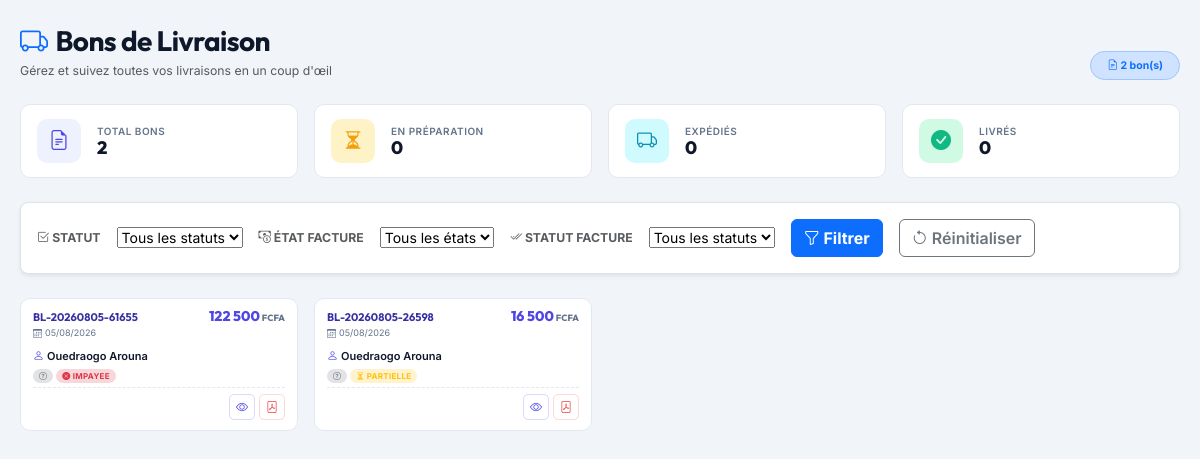
The app's page /views/facture/bon_livraison.php with its own data.
### tables this page shows
CREATE TABLE IF NOT EXISTS `bon_livraison` (
  `code_bon` varchar(100) NOT NULL,
  `date_livraison` date NOT NULL,
  `facture_id` varchar(100) NOT NULL,
  `adresse_livraison` varchar(255) DEFAULT NULL,
  `transporteur` varchar(100) DEFAULT NULL,
  `statut` enum('En préparation','Expédié','Livré','Annulé') DEFAULT 'En préparation',
  `commentaire` text,
  PRIMARY KEY (`code_bon`)
);

CREATE TABLE IF NOT EXISTS `facture` (
  `numero_facture` varchar(100) NOT NULL,
  `titre_facture` varchar(300) NOT NULL,
  `type_facture` varchar(100) NOT NULL,
  `categorie_facture` enum('Facture','Bon','Devis','AvoirClient','AvoirFournisseur') NOT NULL DEFAULT 'Bon',
  `date_facture` date NOT NULL,
  `montant_ht` decimal(10,2) NOT NULL,
  `taxe` decimal(10,2) NOT NULL,
  `remise` decimal(10,2) NOT NULL,
  `montant_ttc` decimal(10,2) NOT NULL,
  `avance` decimal(10,2) NOT NULL,
  `reste` decimal(10,2) NOT NULL,
  `contact_id` varchar(100) NOT NULL,
  `utilisateur_id` varchar(100) NOT NULL,
  `etat_facture` enum('Impayee','Partielle','Payee cash','Payee') NOT NULL DEFAULT 'Impayee',
  `statut_facture` enum('En attente','Validee','Annule') NOT NULL DEFAULT 'En attente',
  `reference_id` varchar(100) DEFAULT NULL COMMENT 'Devis d''origine si ce Bon vient d''un devis transformé, ou Facture d''origine si c''est un Avoir',
  PRIMARY KEY (`numero_facture`)
);

CREATE TABLE IF NOT EXISTS `contact` (
  `code_contact` varchar(100) NOT NULL,
  `nom_prenom_contact` varchar(300) NOT NULL,
  `telephone_contact` varchar(100) NOT NULL,
  `email_contact` varchar(100) NOT NULL,
  `type_contact` varchar(100) NOT NULL,
  `statut_contact` varchar(100) NOT NULL,
  `solde_contact` decimal(10,2) DEFAULT '0.00',
  `solde_maximum` decimal(10,2) DEFAULT '0.00',
  `adresse_contact` varchar(100) DEFAULT NULL,
  `etat_contact` enum('Actif','Inactif') NOT NULL DEFAULT 'Actif',
  PRIMARY KEY (`code_contact`)
);

### views/facture/bon_livraison.php (the view, shortened to what this page needs)
<?php
require 'databases/database.php';
function getStatutBadge($statut) {
    return match($statut) {
        'En préparation' => ['warning', 'hourglass-split'],
        'Expédié' => ['primary', 'truck'],
        'Livré' => ['success', 'check-circle-fill'],
        default => ['secondary', 'question-circle']
    };
}
function getEtatFactureBadge($etat) {
    $etatLower = strtolower($etat);
    if ($etatLower === 'partielle') return ['warning', 'hourglass-split'];
    if ($etatLower === 'impayee') return ['danger', 'x-circle-fill'];
    return ['secondary', 'question-circle'];
}
$bons = $pdo->query("SELECT bl.*, f.montant_ttc, f.etat_facture, f.statut_facture, c.nom_prenom_contact
    FROM bon_livraison bl
    LEFT JOIN facture f ON f.numero_facture = bl.facture_id
    LEFT JOIN contact c ON c.code_contact = f.contact_id
    ORDER BY bl.date_livraison DESC")->fetchAll(PDO::FETCH_ASSOC);
$totalBons = count($bons);
$enPreparation = count(array_filter($bons, fn($b) => $b['statut'] === 'En préparation'));
$expedies = count(array_filter($bons, fn($b) => $b['statut'] === 'Expédié'));
$livres = count(array_filter($bons, fn($b) => $b['statut'] === 'Livré'));
?>
<!DOCTYPE html>
<html lang="fr">
<head>
    <link href="https://cdn.jsdelivr.net/npm/bootstrap@5.3.2/dist/css/bootstrap.min.css" rel="stylesheet">
    <link href="https://cdn.jsdelivr.net/npm/bootstrap-icons@1.11.3/font/bootstrap-icons.css" rel="stylesheet">
    <link rel="stylesheet" href="https://cdn.jsdelivr.net/npm/bootstrap-select@1.14.0-beta3/dist/css/bootstrap-select.min.css">
</head>
<body>
<div class="W">
    <div class="d-flex flex-wrap justify-content-between align-items-end mb-4 gap-2">
        <div>
            <h1 class="h3 fw-bold mb-1"><i class="bi bi-truck text-primary me-2"></i>Bons de Livraison</h1>
            <p class="text-muted small mb-0">Gérez et suivez toutes vos livraisons en un coup d'œil</p>
        </div>
        <span class="badge rounded-pill bg-primary-subtle text-primary border border-primary-subtle px-3 py-2">
            <i class="bi bi-file-earmark-text"></i> <?= $totalBons ?> bon(s)
        </span>
    </div>
    <div class="row g-3 mb-4">
        <?php
        $stats = [
            ['primary', 'file-earmark-text', 'Total bons', $totalBons, ''],
            ['warning', 'hourglass-split', 'En préparation', $enPreparation, ''],
            ['info', 'truck', 'Expédiés', $expedies, ''],
            ['success', 'check-circle-fill', 'Livrés', $livres, ''],
        ];
        $colorMap = [
            'primary' => ['var(--color-primary-soft)', 'var(--color-primary)'],
            'success' => ['var(--color-success-soft)', 'var(--color-success)'],
            'warning' => ['var(--color-warning-soft)', 'var(--color-warning)'],
            'danger' => ['var(--color-danger-soft)', 'var(--color-danger)'],
            'info' => ['var(--color-info-soft)', 'var(--color-info)'],
            'purple' => ['var(--color-purple-soft)', 'var(--color-purple)'],
        ];
        foreach ($stats as $s):
            $bg = $colorMap[$s[0]][0];
            $fg = $colorMap[$s[0]][1];
        ?>
        <div class="col-6 col-md-4 col-xl-3">
            <div class="stat-card d-flex align-items-center gap-3 h-100">
                <div class="stat-icon" style="background: <?= $bg ?>; color: <?= $fg ?>;">
                    <i class="bi bi-<?= $s[1] ?>"></i>
                </div>
                <div class="flex-grow-1 overflow-hidden">
                    <div class="stat-label"><?= $s[2] ?></div>
                    <div class="stat-value text-truncate"><?= $s[3] ?><?php if ($s[4]): ?><small class="text-muted ms-1" style="font-size:11px;"><?= $s[4] ?></small><?php endif; ?></div>
                </div>
            </div>
        </div>
        <?php endforeach; ?>
    </div>
    <div class="bg-white border rounded-3 p-3 mb-4 shadow-sm">
        <form id="searchForm" onsubmit="return false;">
            <div class="d-flex flex-wrap align-items-center gap-3">
                <label for="statutFilter" class="text-uppercase small fw-bold text-muted mb-0"><i class="bi bi-check2-square"></i> Statut</label>
                <select id="statutFilter" class="selectpicker">
                    <option value="">Tous les statuts</option>
                </select>
                <label for="etatFactureFilter" class="text-uppercase small fw-bold text-muted mb-0"><i class="bi bi-cash-coin"></i> État facture</label>
                <select id="etatFactureFilter" class="selectpicker">
                    <option value="">Tous les états</option>
                </select>
                <label for="statutFactureFilter" class="text-uppercase small fw-bold text-muted mb-0"><i class="bi bi-check2-all"></i> Statut facture</label>
                <select id="statutFactureFilter" class="selectpicker">
                    <option value="">Tous les statuts</option>
                </select>
                <button type="button" class="btn btn-primary fw-bold" id="filterBtn"><i class="bi bi-funnel"></i> Filtrer</button>
                <button type="button" class="btn btn-outline-secondary fw-semibold" id="resetBtn"><i class="bi bi-arrow-counterclockwise"></i> Réinitialiser</button>
            </div>
        </form>
    </div>
    <div class="row g-3" id="bonsGrid">
        <?php if (empty($bons)): ?>
        <div class="col-12">
            <div class="bg-white border border-dashed rounded-3 p-5 text-center text-muted">
                <i class="bi bi-inbox d-block mb-2" style="font-size:56px;opacity:.2;"></i>
                <h5 class="text-dark">Aucun bon de livraison</h5>
                <p class="small mb-0">Les bons de livraison apparaîtront ici dès leur création.</p>
            </div>
        </div>
        <?php else: foreach($bons as $bon):
            $statutBadge = getStatutBadge($bon['statut']);
            $isLivre = ($bon['statut'] === 'Livré');
            $etatFactureBadge = getEtatFactureBadge($bon['etat_facture'] ?? 'Impayee');
        ?>
        <div class="col-12 col-md-6 col-lg-4 col-xl-3 bon-item"
             data-statut="<?= htmlspecialchars($bon['statut']) ?>"
             data-etat-facture="<?= htmlspecialchars($bon['etat_facture'] ?? '') ?>"
             data-statut-facture="<?= htmlspecialchars($bon['statut_facture'] ?? '') ?>"
             data-id="<?= htmlspecialchars($bon['code_bon']) ?>">
            <div class="bon-card <?= $isLivre ? 'livre' : '' ?>">
                <div class="bc-top">
                    <div>
                        <div class="bc-number"><?= htmlspecialchars($bon['code_bon']) ?></div>
                        <div class="bc-date"><i class="bi bi-calendar3"></i> <?= date('d/m/Y', strtotime($bon['date_livraison'])) ?></div>
                    </div>
                    <?php if (!empty($bon['montant_ttc'])): ?>
                    <div class="fc-amount" style="font-size:14px;font-weight:800;color:var(--color-primary);font-family:'Outfit',sans-serif;line-height:1;">
                        <?= number_format($bon['montant_ttc'], 0, ',', ' ') ?><small style="font-size:9px;color:var(--text-tertiary);margin-left:2px;">FCFA</small>
                    </div>
                    <?php endif; ?>
                </div>
                <div class="bc-middle">
                    <div class="bc-client">
                        <i class="bi bi-person"></i>
                        <span><?= htmlspecialchars($bon['nom_prenom_contact'] ?? 'N/C') ?></span>
                    </div>
                    <div class="bc-badges">
                        <span class="badge-pill bg-<?= $statutBadge[0] ?>-subtle text-<?= $statutBadge[0] ?>">
                            <i class="bi bi-<?= $statutBadge[1] ?>" style="font-size:8px;"></i> <?= htmlspecialchars($bon['statut']) ?>
                        </span>
                        <?php if (!empty($bon['etat_facture'])): ?>
                        <span class="badge-pill bg-<?= $etatFactureBadge[0] ?>-subtle text-<?= $etatFactureBadge[0] ?>">
                            <i class="bi bi-<?= $etatFactureBadge[1] ?>" style="font-size:8px;"></i> <?= $bon['etat_facture'] ?>
                        </span>
                        <?php endif; ?>
                    </div>
                </div>
                <div class="bc-bottom">
                    <button class="icon-btn view voir-bon" data-id="<?= $bon['code_bon'] ?>" data-tooltip="Voir détails" title="Voir détails"><i class="bi bi-eye"></i></button>
                    <button class="icon-btn pdf pdf-bon" data-id="<?= $bon['code_bon'] ?>" data-tooltip="PDF" title="PDF"><i class="bi bi-file-pdf"></i></button>
                </div>
            </div>
        </div>
        <?php endforeach; endif; ?>
    </div>
</div>
<div class="position-fixed top-0 end-0 p-3" style="z-index:2000;">
</div>
</body>
</html>

### views/facture/bon_livraison.php (style rules this page uses)
:root { --color-primary: #4f46e5; --color-primary-dark: #3730a3; --color-primary-soft: #eef2ff; --color-success: #10b981; --color-success-soft: #d1fae5; --color-warning: #f59e0b; --color-warning-soft: #fef3c7; --color-danger: #ef4444; --color-danger-soft: #fee2e2; --color-info: #0891b2; --color-info-soft: #cffafe; --color-purple: #8b5cf6; --color-purple-soft: #ede9fe; --color-gray-50: #f8fafc; --color-gray-100: #f1f5f9; --color-gray-200: #e2e8f0; --color-gray-300: #cbd5e1; --color-gray-400: #94a3b8; --color-gray-500: #64748b; --color-gray-600: #475569; --color-gray-700: #334155; --color-gray-800: #1e293b; --color-gray-900: #0f172a; --bg-body: #f1f5f9; --bg-surface: #ffffff; --border-color: #e2e8f0; --text-primary: #0f172a; --text-secondary: #334155; --text-tertiary: #64748b; --shadow-sm: 0 1px 3px rgba(0, 0, 0, 0.06); --shadow-md: 0 4px 12px rgba(0, 0, 0, 0.06); --shadow-lg: 0 12px 40px rgba(0, 0, 0, 0.08); --radius-sm: 10px; --radius-md: 14px; --transition-base: 250ms cubic-bezier(0.4, 0, 0.2, 1); }
* { box-sizing: border-box; margin: 0; padding: 0; }
body { font-family: 'Inter', sans-serif; background: var(--bg-body); color: var(--text-primary); min-height: 100vh; font-size: 14px; padding: 24px 20px; }
h1, h2, h3, h4, h5, h6 { font-family: 'Outfit', sans-serif; font-weight: 700; letter-spacing: -0.02em; }
.W { max-width: 1400px; margin: 0 auto; }
.bon-card { background: var(--bg-surface); border: 1px solid var(--border-color); border-radius: var(--radius-sm); padding: 10px 12px; cursor: pointer; transition: all 0.15s ease; display: flex; flex-direction: column; justify-content: space-between; min-height: 120px; position: relative; animation: fadeUp .4s ease both; }
.bc-top { display: flex; justify-content: space-between; align-items: flex-start; margin-bottom: 4px; }
.bc-number { font-size: 11px; font-weight: 700; color: var(--color-primary-dark); font-family: 'Outfit', sans-serif; }
.bc-date { font-size: 9px; color: var(--text-tertiary); display: flex; align-items: center; gap: 3px; margin-top: 1px; }
.bc-middle { flex: 1; display: flex; flex-direction: column; gap: 3px; margin: 4px 0; }
.bc-client { font-size: 11px; font-weight: 600; color: var(--text-primary); display: flex; align-items: center; gap: 3px; white-space: nowrap; overflow: hidden; text-overflow: ellipsis; }
.bc-client i { color: var(--color-primary); font-size: 11px; flex-shrink: 0; }
.bc-badges { display: flex; gap: 3px; flex-wrap: wrap; margin-top: 2px; }
.badge-pill { display: inline-flex; align-items: center; gap: 2px; padding: 1px 6px; border-radius: 999px; font-size: 8px; font-weight: 700; text-transform: uppercase; letter-spacing: 0.3px; }
.bc-bottom { border-top: 1px dashed var(--border-color); padding-top: 6px; display: flex; justify-content: flex-end; align-items: center; gap: 4px; }
.icon-btn { width: 26px; height: 26px; border-radius: 5px; border: 1.5px solid transparent; background: transparent; display: inline-flex; align-items: center; justify-content: center; transition: all .2s; font-size: 12px; cursor: pointer; padding: 0; position: relative; }
.icon-btn.view { color: var(--color-primary); border-color: rgba(79, 70, 229, 0.2); }
.icon-btn.pdf { color: var(--color-danger); border-color: rgba(239, 68, 68, 0.2); }
.icon-btn::before { content: attr(data-tooltip); position: absolute; bottom: calc(100% + 6px); left: 50%; transform: translateX(-50%); background: var(--color-gray-800); color: #fff; padding: 4px 8px; border-radius: 4px; font-size: 10px; font-weight: 600; white-space: nowrap; opacity: 0; pointer-events: none; transition: opacity .2s; z-index: 10; }
.stat-card { background: var(--bg-surface); border: 1px solid var(--border-color); border-radius: var(--radius-sm); padding: 14px 16px; transition: var(--transition-base); }
.stat-icon { width: 44px; height: 44px; border-radius: 10px; display: flex; align-items: center; justify-content: center; font-size: 20px; flex-shrink: 0; }
.stat-label { font-size: 10px; font-weight: 600; color: var(--text-tertiary); text-transform: uppercase; letter-spacing: 0.5px; }
.stat-value { font-size: 18px; font-weight: 800; color: var(--text-primary); font-family: 'Outfit', sans-serif; line-height: 1; }

### records on screen
bon_livraison: code_bon "BL-20260805-61655", date_livraison "05/08/2026", facture.montant_ttc "122 500", contact.nom_prenom_contact "Ouedraogo Arouna", facture.etat_facture "IMPAYEE"
bon_livraison: code_bon "BL-20260805-26598", date_livraison "05/08/2026", facture.montant_ttc "16 500", contact.nom_prenom_contact "Ouedraogo Arouna", facture.etat_facture "PARTIELLE"

### other values on screen
$totalBons "2"
$s[2] "TOTAL BONS"
$s[3] "2"
$s[2] "EN PRÉPARATION"
$s[3] "0"
$s[2] "EXPÉDIÉS"
$s[2] "LIVRÉS"
